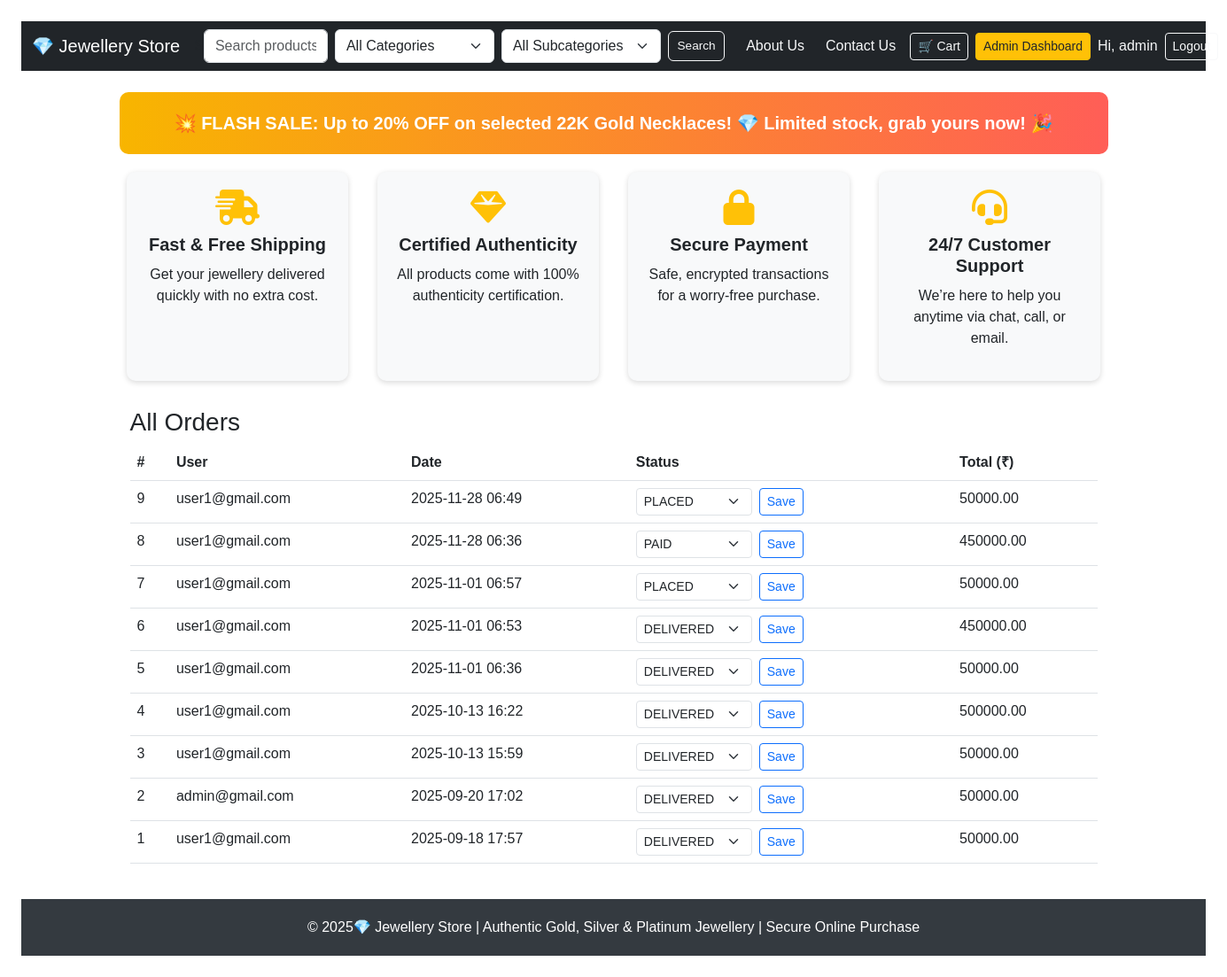
The page /admin/admin_orders (signed in) on the database its author committed.
### models.py (models this page shows, shortened)
class User(db.Model, UserMixin):
    __tablename__ = 'user'
    id = db.Column(db.Integer, primary_key=True)
    username = db.Column(db.String(150), nullable=False, unique=True)
    email = db.Column(db.String(150), nullable=False, unique=True)
    password_hash = db.Column(db.String(200), nullable=False)
    is_admin = db.Column(db.Boolean, default=False)
    orders = db.relationship('Order', backref='user', lazy=True)
    reviews = db.relationship('Review', backref='user', lazy=True)

class Order(db.Model):
    __tablename__ = 'order'
    id = db.Column(db.Integer, primary_key=True)
    user_id = db.Column(db.Integer, db.ForeignKey('user.id'), nullable=False)
    total_amount = db.Column(db.Float, default=0.0, nullable=False)
    status = db.Column(db.String(20), default='PLACED', nullable=False)
    created_at = db.Column(db.DateTime, default=datetime.utcnow, nullable=False)
    items = db.relationship('OrderItem', backref='order',
                            cascade='all, delete-orphan', lazy=True)

### routes/admin_routes.py (the view)
@admin_bp.route('/admin_orders')
@login_required
def orders():
    ensure_admin()
    orders = Order.query.order_by(Order.id.desc()).all()
    return render_template('admin_orders.html', orders=orders)

### app.py (called while the page is built)
@login_manager.user_loader
def load_user(user_id):
    return User.query.get(int(user_id))

### routes/admin_routes.py (called while the page is built)
def ensure_admin():
    if not current_user.is_authenticated or not current_user.is_admin:
        abort(403)

### templates/admin_orders.html (shortened to what this page needs)
{% extends "base.html" %}
{% block content %}
<div class="container mt-4">
  <h3>All Orders</h3>
  {% if not orders %}
    <div class="alert alert-info mt-3">No orders yet.</div>
  {% else %}
    <table class="table">
      <thead>
        <tr>
          <th>#</th>
          <th>User</th>
          <th>Date</th>
          <th>Status</th>
          <th>Total (₹)</th>
        </tr>
      </thead>
      <tbody>
        {% from "_csrf.html" import csrf_field %}
        {% for o in orders %}
        <tr>
          <td>{{ o.id }}</td>
          <td>{{ o.user.email }}</td>
          <td>{{ o.created_at.strftime('%Y-%m-%d %H:%M') }}</td>
          <td>
            <form method="post" action="{{ url_for('admin.update_order_status', oid=o.id) }}" class="d-flex gap-2">
              <select name="status" class="form-select form-select-sm" style="width:auto;">
                {% for s in ['PLACED','PAID','SHIPPED','DELIVERED','CANCELLED'] %}
                  <option value="{{ s }}" {{ 'selected' if o.status==s else '' }}>{{ s }}</option>
                {% endfor %}
              </select>
              <button class="btn btn-sm btn-outline-primary">Save</button>
            </form>
          </td>
          <td>{{ '%.2f'|format(o.total_amount) }}</td>
        </tr>
        {% endfor %}
      </tbody>
    </table>
  {% endif %}
</div>
{% endblock %}

### templates/base.html (shortened to what this page needs)
<!DOCTYPE html>
<html lang="en">
<head>
  <link href="https://cdn.jsdelivr.net/npm/bootstrap@5.3.0/dist/css/bootstrap.min.css" rel="stylesheet">
</head>
<body>
  <nav class="navbar navbar-expand-lg navbar-dark bg-dark sticky-top">
    <div class="container-fluid">
      <a class="navbar-brand" href="{{ url_for('product.home') }}">💎 Jewellery  Store</a>
      <div class="collapse navbar-collapse" id="mainNav">
        <form method="get" action="{{ url_for('product.home') }}" class="d-flex align-items-center form-flex-nowrap me-3">
          <input type="text" name="q" placeholder="Search products..." class="form-control" value="{{ request.args.q or '' }}">
          <select name="category" class="form-select">
            <option value="">All Categories</option>
          </select>
          <select name="subcategory" class="form-select">
            <option value="">All Subcategories</option>
          </select>
          <button type="submit" class="btn btn-outline-light btn-navbar">Search</button>
        </form>
        <ul class="navbar-nav ms-auto d-flex align-items-center gap-2 no-wrap">
          <li class="nav-item"><a class="nav-link text-light" href="{{ url_for('product.about') }}">About Us</a></li>
          <li class="nav-item"><a class="nav-link text-light" href="{{ url_for('product.contact') }}">Contact Us</a></li>
          <li class="nav-item">
            <a class="btn btn-outline-light btn-sm no-wrap" href="{{ url_for('product.view_cart') }}">
              🛒 Cart
            </a>
          </li>
          {% if current_user.is_authenticated and current_user.is_admin %}
            <li class="nav-item"><a class="btn btn-warning btn-sm text-dark" href="{{ url_for('admin.dashboard') }}">Admin Dashboard</a></li>
          {% endif %}
          {% if current_user.is_authenticated %}
            <li class="nav-item"><span class="navbar-text text-light">Hi, {{ current_user.username or current_user.email }}</span></li>
            <li class="nav-item"><a class="btn btn-outline-light btn-sm" href="{{ url_for('auth.logout') }}">Logout</a></li>
          {% endif %}
        </ul>
      </div>
    </div>
  </nav>
  <div class="container mt-4">
    <div class="promo-banner">
      💥 FLASH SALE: Up to 20% OFF on selected 22K Gold Necklaces! 💎 Limited stock, grab yours now! 🎉
    </div>
  </div>
  <div class="container feature-cards">
    <div class="feature-card">
      <i class="fas fa-shipping-fast"></i>
      <h5>Fast & Free Shipping</h5>
      <p>Get your jewellery delivered quickly with no extra cost.</p>
    </div>
    <div class="feature-card">
      <i class="fas fa-gem"></i>
      <h5>Certified Authenticity</h5>
      <p>All products come with 100% authenticity certification.</p>
    </div>
    <div class="feature-card">
      <i class="fas fa-lock"></i>
      <h5>Secure Payment</h5>
      <p>Safe, encrypted transactions for a worry-free purchase.</p>
    </div>
    <div class="feature-card">
      <i class="fas fa-headset"></i>
      <h5>24/7 Customer Support</h5>
      <p>We’re here to help you anytime via chat, call, or email.</p>
    </div>
  </div>
  <div class="container mt-4">
    {% block content %}{% endblock %}
  </div>
  <footer>
    &copy; {{ current_year }} 2025💎 Jewellery Store | Authentic Gold, Silver & Platinum Jewellery | Secure Online Purchase
  </footer>
</body>
</html>

### templates/base.html (style rules this page uses)
body { font-family: Arial, sans-serif; margin: 24px; }
footer { background-color: #343a40; color: white; padding: 20px 0; text-align: center; margin-top: 40px; }
.promo-banner { background: linear-gradient(90deg, #f8b500, #ff5e57); color: white; padding: 20px; text-align: center; border-radius: 10px; margin-bottom: 20px; font-weight: bold; font-size: 1.25rem; animation: pulse 2s infinite; }
.feature-cards { display: flex; gap: 1rem; justify-content: space-around; flex-wrap: wrap; margin-bottom: 30px; }
.feature-card { background: #f8f9fa; border-radius: 10px; padding: 20px; width: 250px; box-shadow: 0 2px 6px rgba(0,0,0,0.15); text-align: center; transition: transform 0.3s ease; }
.feature-card i { font-size: 2.5rem; color: #ffc107; margin-bottom: 10px; }
.feature-card h5 { font-weight: bold; margin-bottom: 10px; }
.navbar .form-control, .navbar .form-select { min-width: 140px; max-width: 260px; }
.navbar .form-control[type="text"] { width: 220px; }
.navbar .btn-navbar { padding: .35rem .6rem; font-size: .85rem; }
.navbar .nav-link { white-space: nowrap; }
.navbar .no-wrap { white-space: nowrap; }
.form-flex-nowrap { flex-wrap: nowrap; gap: 0.5rem; }

### rows shown on the page
User: username "admin"
Order: id "9", user.email "user1@gmail.com", created_at "2025-11-28 06:49", total_amount "50000.00"
Order: id "8", user.email "user1@gmail.com", created_at "2025-11-28 06:36", total_amount "450000.00"
Order: id "7", user.email "user1@gmail.com", created_at "2025-11-01 06:57", total_amount "50000.00"
Order: id "6", user.email "user1@gmail.com", created_at "2025-11-01 06:53", total_amount "450000.00"
Order: id "5", user.email "user1@gmail.com", created_at "2025-11-01 06:36", total_amount "50000.00"
Order: id "4", user.email "user1@gmail.com", created_at "2025-10-13 16:22", total_amount "500000.00"
Order: id "3", user.email "user1@gmail.com", created_at "2025-10-13 15:59", total_amount "50000.00"
Order: id "2", user.email "admin@gmail.com", created_at "2025-09-20 17:02", total_amount "50000.00"
Order: id "1", user.email "user1@gmail.com", created_at "2025-09-18 17:57", total_amount "50000.00"

### other values the page prints
form field status "PLACED"
form field status "PAID"
form field status "DELIVERED"
